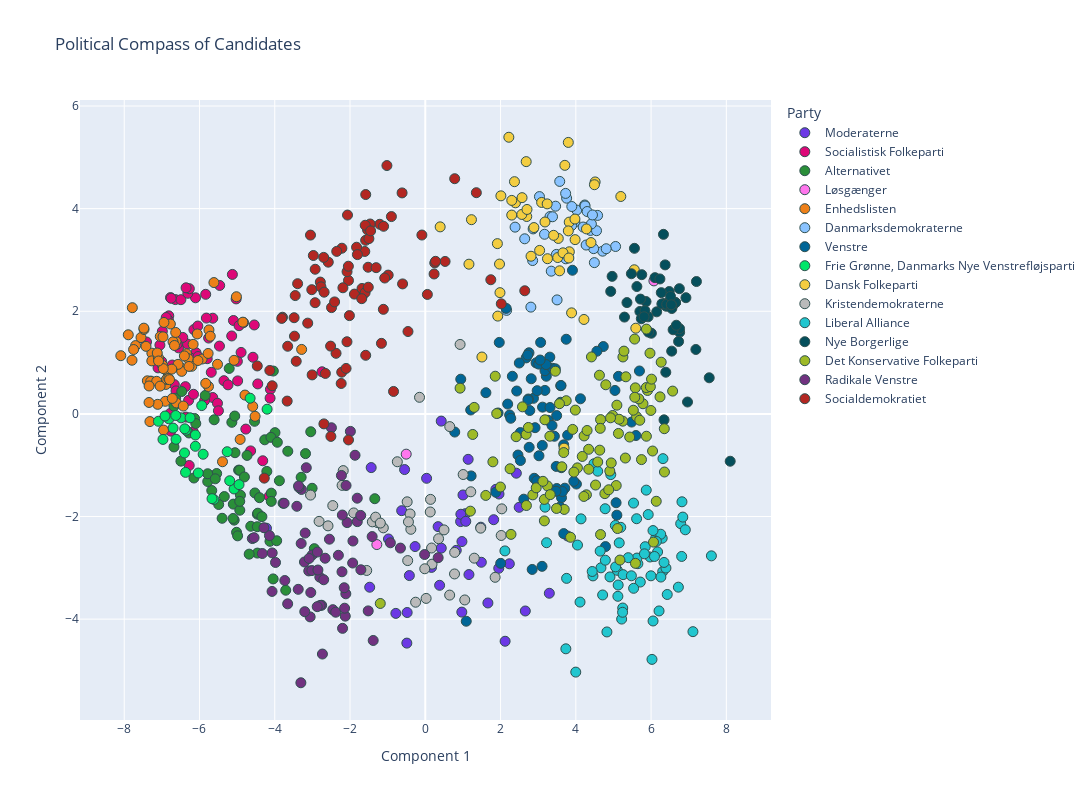

Source (notebook cell):
### Code cell
# Convert the PCA components to a DataFrame for use with Plotly
principal_df = pd.DataFrame(
    principal_components, columns=["Component 1", "Component 2"]
)

data = pd.read_excel("alldata.xlsx")

# Add candidate names and parties to this DataFrame
principal_df["Candidate"] = navn_col
principal_df["Party"] = parti_col
principal_df["Age"] = data["alder"]
principal_df["Constituency"] = data["storkreds"]

# Use Plotly Express to create the scatter plot
fig = px.scatter(
    principal_df,
    x="Component 1",
    y="Component 2",
    color="Party",
    hover_data=[
        "Candidate",
        "Party",
        "Age",
        "Constituency",
    ],  # configure hover information
    title="Political Compass of Candidates",
    color_discrete_map=party_colors,
)  # map party colors to the ones defined earlier

# Improve layout
fig.update_traces(
    marker=dict(
        size=10, line=dict(width=1, color="DarkSlateGrey")
    ),  # Customize point appearance
    textposition="top center",
)
fig.update_layout(
    showlegend=True,  # Show legend
    legend_title_text="Party",  # Legend title
    hovermode="closest",  # Hover only over the closest point
    height=800,
    width=1200,
)  # Adjust the size of the plot

# Show figure
fig.show()

### Figure 1 — Plotly figure (JSON) as saved in the notebook; plotly's stock layout.template omitted (floating-point values rounded to 4 significant figures; data arrays with more than 128 entries replaced by an {"elided": "..."} marker saying what was removed)
{"data": [{"customdata": {"elided": "42x4 mixed values"}, "hovertemplate": "Party=%{customdata[1]}<br>Component 1=%{x}<br>Component 2=%{y}<br>Candidate=%{customdata[0]}<br>Age=%{customdata[2]}<br>Constituency=%{customdata[3]}<extra></extra>", "legendgroup": "Moderaterne", "marker": {"color": "rgb(108, 57, 229)", "line": {"color": "DarkSlateGrey", "width": 1}, "size": 10, "symbol": "circle"}, "mode": "markers", "name": "Moderaterne", "orientation": "v", "showlegend": true, "textposition": "top center", "type": "scatter", "x": [3.362, -0.4901, 1.664, 0.1651, 1.139, 0.4243, -1.477, 1.816, 3.296, -0.2711, -4.221, 2.121, 1.489, 0.9387, -0.5505, 1.952, -1.438, 0.03463, 1.475, 2.495, 0.8232, 1.067, -0.782, 0.9451, 1.959, 0.3408, -0.4233, 1.16, 1.876, 2.419, 2.233, 2.658, 0.3808, 3.782, 1.002, 0.4237, 1.076, -0.6272, 0.9739, -0.978, -0.4816, 0.9708], "xaxis": "x", "y": [-1.517, -4.467, -3.685, -2.992, -0.8857, -2.617, -3.378, -2.062, -3.496, -2.585, -2.228, -4.431, -2.892, -2.098, -1.085, -3.01, -1.047, -1.255, -2.208, -1.821, -2.659, -1.945, -3.888, -1.956, -1.562, -2.197, -3.151, -3.131, -1.471, -1.156, -2.922, -3.841, -3.341, -2.38, -1.58, -0.1407, -2.094, -1.886, -2.488, -2.438, -3.871, -3.863], "yaxis": "y"}, {"customdata": {"elided": "70x4 mixed values"}, "hovertemplate": "Party=%{customdata[1]}<br>Component 1=%{x}<br>Component 2=%{y}<br>Candidate=%{customdata[0]}<br>Age=%{customdata[2]}<br>Constituency=%{customdata[3]}<extra></extra>", "legendgroup": "Socialistisk Folkeparti", "marker": {"color": "rgb(221, 8, 120)", "line": {"color": "DarkSlateGrey", "width": 1}, "size": 10, "symbol": "circle"}, "mode": "markers", "name": "Socialistisk Folkeparti", "orientation": "v", "showlegend": true, "textposition": "top center", "type": "scatter", "x": [-6.092, -7.052, -6.644, -4.641, -6.765, -6.558, -7.407, -7.101, -6.105, -5.647, -5.647, -6.374, -6.168, -4.319, -6.816, -6.256, -5.098, -6.781, -6.724, -5.463, -6.289, -4.544, -5.687, -6.494, -6.317, -5.835, -5.144, -4.115, -4.769, -6.361, -6.824, -5.758, -6.309, -5.522, -6.885, -6.669, -6.27, -5.497, -6.04, -5.794, -5.469, -7.005, -6.356, -2.743, -6.149, -6.77, -6.532, -6.445, -4.579, -5.35, -6.624, -4.147, -4.83, -6.044, -6.594, -6.987, -5.026, -6.752, -4.994, -5.817, -6.273, -4.452, -4.895, -6.16, -5.865, -5.242, -5.126, -4.124, -4.986, -4.949], "xaxis": "x", "y": [1.192, 1.341, 2.228, -0.7212, -0.336, 1.287, 1.402, 0.8968, 2.262, 0.3191, 1.865, 0.5311, -0.3494, -0.9136, 1.911, 1.096, 1.82, 0.008827, 0.9522, 2.503, 0.2635, 1.733, 0.81, 2.226, 1.361, 2.33, 1.519, 0.4782, -0.2962, -0.06233, 1.822, 1.478, 2.35, 0.2072, 1.878, 0.5706, 2.44, 0.05958, 1.118, 1.076, 1.322, 1.021, 2.457, 0.8208, 1.643, 2.266, 0.8992, 1.49, 1.104, 0.6473, 0.448, -1.606, 1.779, 1.712, 1.358, 1.609, 2.241, 2.253, 1.024, 1.867, -1.006, 0.5842, 1.198, 0.3824, 0.2598, 0.5662, 2.718, 0.307, 0.6434, 1.719], "yaxis": "y"}, {"customdata": {"elided": "67x4 mixed values"}, "hovertemplate": "Party=%{customdata[1]}<br>Component 1=%{x}<br>Component 2=%{y}<br>Candidate=%{customdata[0]}<br>Age=%{customdata[2]}<br>Constituency=%{customdata[3]}<extra></extra>", "legendgroup": "Alternativet", "marker": {"color": "rgb(42, 143, 57)", "line": {"color": "DarkSlateGrey", "width": 1}, "size": 10, "symbol": "circle"}, "mode": "markers", "name": "Alternativet", "orientation": "v", "showlegend": true, "textposition": "top center", "type": "scatter", "x": [-4.96, -4.038, -2.949, -4.46, -4.266, -4.93, -4.127, -6.13, -6.678, -4.736, -5.015, -6.633, -5.341, -4.912, -5.141, -5.101, -3.949, -4.461, -5.674, -6.679, -5.078, -4.537, -4.451, -5.063, -3.994, -3.877, -5.675, -3.299, -3.044, -4.092, -5.849, -3.708, -6.148, -5.781, -5.107, -3.653, -5.399, -6.493, -4.637, -3.008, -5.211, -4.527, -4.093, -5.61, -6.279, -5.056, -4.406, -4.102, -4.211, -3.183, -5.544, -4.341, -4.987, -6.099, -3.932, -6.472, -4.464, -5.49, -4.929, -4.042, -4.93, -4.679, -3.779, -1.342, -5.782, -4.807, -5.581], "xaxis": "x", "y": [-1.096, 0.8349, -2.626, -1.956, -0.5047, -1.099, -2.483, -0.08919, -0.6439, -0.8094, -2.308, 0.3056, -1.612, -1.584, -0.1642, -1.758, -2.472, -2.713, -1.493, 0.1489, -2.07, -0.1445, -1.936, -0.042, -0.3655, -1.303, -1.215, -1.236, -0.348, -1.545, 0.3588, -3.437, -1.249, -1.318, -2.038, -0.7282, -2.035, -0.921, -2.19, -1.45, 0.8861, -1.541, -1.705, -0.1145, -0.3719, -0.7565, -1.633, -0.457, -1.121, -0.7743, -1.162, -2.003, -2.377, -0.1878, -0.5531, 0.4363, -2.198, -1.766, -1.877, -3.216, -1.705, -2.733, -1.742, -1.653, -1.167, -1.229, -1.265], "yaxis": "y"}, {"customdata": [["Tom Gillesberg", "Løsgænger", 58, "Københavns Storkreds"], ["Chresten H. Ibsen", "Løsgænger", 46, "Østjyllands Storkreds"], ["Rasmus Paludan", "Løsgænger", 40, "Sjællands Storkreds"]], "hovertemplate": "Party=%{customdata[1]}<br>Component 1=%{x}<br>Component 2=%{y}<br>Candidate=%{customdata[0]}<br>Age=%{customdata[2]}<br>Constituency=%{customdata[3]}<extra></extra>", "legendgroup": "Løsgænger", "marker": {"color": "rgb(255, 118, 237)", "line": {"color": "DarkSlateGrey", "width": 1}, "size": 10, "symbol": "circle"}, "mode": "markers", "name": "Løsgænger", "orientation": "v", "showlegend": true, "textposition": "top center", "type": "scatter", "x": [-0.5069, -1.287, 6.075], "xaxis": "x", "y": [-0.7847, -2.547, 2.592], "yaxis": "y"}, {"customdata": {"elided": "74x4 mixed values"}, "hovertemplate": "Party=%{customdata[1]}<br>Component 1=%{x}<br>Component 2=%{y}<br>Candidate=%{customdata[0]}<br>Age=%{customdata[2]}<br>Constituency=%{customdata[3]}<extra></extra>", "legendgroup": "Enhedslisten", "marker": {"color": "rgb(237, 128, 25)", "line": {"color": "DarkSlateGrey", "width": 1}, "size": 10, "symbol": "circle"}, "mode": "markers", "name": "Enhedslisten", "orientation": "v", "showlegend": true, "textposition": "top center", "type": "scatter", "x": [-4.522, -7.265, -5.93, -6.908, -6.51, -7.111, -7.784, -3.285, -6.875, -6.344, -6.892, -4.848, -7.292, -4.586, -5.749, -6.872, -7.794, -7.386, -6.872, -6.954, -6.774, -7.421, -6.204, -6.624, -7.042, -6.473, -7.697, -6.299, -6.569, -6.817, -7.296, -5.771, -6.945, -6.983, -6.611, -6.703, -6.632, -7.137, -5.761, -6.28, -7.892, -6.797, -6.06, -6.402, -6.97, -6.665, -8.091, -7.317, -6.431, -7.267, -5.834, -5.616, -6.736, -7.751, -6.722, -7.554, -7.341, -7.474, -7.091, -7.339, -7.479, -5.389, -6.17, -6.963, -4.792, -6.041, -7.047, -7.122, -4.919, -7.088, -5.081, -5.521, -5.018, -5.714], "xaxis": "x", "y": [-0.04769, 1.183, 1.069, 0.2453, 0.9064, 0.1862, 2.069, 1.256, 0.843, 1.172, 0.5739, 1.788, 0.639, 0.1458, 1.636, 0.6728, 1.046, 0.6442, 0.6785, -0.3151, 1.752, 1.316, 0.9283, 1.413, 1.509, 0.8288, 1.331, 1.076, 0.9654, 0.6912, 0.632, 1.178, 1.782, 0.947, 0.2131, 1.405, 1.587, 0.635, 0.5341, 0.9253, 1.542, 0.6671, 1.558, 1.13, 1.502, 1.333, 1.134, -0.1499, 0.1527, 1.033, 0.595, 2.559, 0.8723, 1.254, 0.3012, 1.488, 0.2224, 1.645, 1.094, 0.5442, 1.671, -0.9325, 1.355, 0.8825, 0.3669, 1.04, 0.5412, 1.187, -0.4973, 1.031, 1.044, 0.9662, 2.283, 1.514], "yaxis": "y"}, {"customdata": {"elided": "37x4 mixed values"}, "hovertemplate": "Party=%{customdata[1]}<br>Component 1=%{x}<br>Component 2=%{y}<br>Candidate=%{customdata[0]}<br>Age=%{customdata[2]}<br>Constituency=%{customdata[3]}<extra></extra>", "legendgroup": "Danmarksdemokraterne", "marker": {"color": "rgb(138, 195, 255)", "line": {"color": "DarkSlateGrey", "width": 1}, "size": 10, "symbol": "circle"}, "mode": "markers", "name": "Danmarksdemokraterne", "orientation": "v", "showlegend": true, "textposition": "top center", "type": "scatter", "x": [2.853, 4.389, 3.755, 3.314, 4.025, 4.236, 3.463, 4.245, 3.347, 4.301, 3.729, 4.712, 4.55, 3.502, 3.975, 2.641, 3.381, 4.473, 4.414, 5.057, 4.493, 2.161, 3.169, 2.805, 3.888, 4.195, 2.386, 3.893, 3.573, 4.579, 3.734, 3.484, 3.034, 4.274, 4.808, 2.866, 4.443], "xaxis": "x", "y": [2.989, 3.576, 4.204, 3.845, 3.972, 4.071, 4.048, 4.052, 2.782, 3.944, 4.297, 3.171, 3.57, 2.222, 3.739, 3.412, 3.842, 3.221, 3.702, 3.263, 2.948, 2.017, 3.501, 2.081, 3.671, 3.641, 3.639, 4.041, 4.531, 3.868, 3.022, 3.108, 4.235, 3.291, 3.219, 3.605, 3.877], "yaxis": "y"}, {"customdata": {"elided": "84x4 mixed values"}, "hovertemplate": "Party=%{customdata[1]}<br>Component 1=%{x}<br>Component 2=%{y}<br>Candidate=%{customdata[0]}<br>Age=%{customdata[2]}<br>Constituency=%{customdata[3]}<extra></extra>", "legendgroup": "Venstre", "marker": {"color": "rgb(0, 102, 151)", "line": {"color": "DarkSlateGrey", "width": 1}, "size": 10, "symbol": "circle"}, "mode": "markers", "name": "Venstre", "orientation": "v", "showlegend": true, "textposition": "top center", "type": "scatter", "x": [3.479, 0.7826, 3.065, 3.708, 3.494, 5.091, 3.91, 3.783, 3.179, 3.116, 1.218, 3.109, 5.07, 2.463, 2.894, 2.841, 3.315, 1.934, 4.788, 2.617, 3.216, 2.241, 1.088, 2.917, 3.021, 2.189, 2.68, 4.73, 3.62, 2.314, 3.181, 4.016, 3.677, 5.691, 5.598, 3.103, 3.745, 2.755, 2.004, 2.875, 3.262, 3.381, 3.309, 0.9423, 2.944, 2.499, 4.56, 2.721, 2.149, 3.014, 3.593, 2.776, 2.815, 3.49, 2.738, 3.6, 1.61, 2.76, 3.368, 3.643, 3.43, 5.133, 1.966, 3.21, 5.04, 3.679, 1.207, 3.455, 4.124, 5.483, 3.606, 2.728, 2.271, 2.43, 3.051, 1.874, 2.961, 2.528, 3.472, 3.614, 3.581, 2.973, 2.526, 3.947], "xaxis": "x", "y": [-1.024, -0.3538, 1.393, -1.448, -1.454, -1.974, 2.799, -0.4149, 0.4579, 0.1318, -1.209, -0.6144, -1.731, -0.8023, -1.255, -3.032, 0.1244, 0.01755, -2.586, -1.662, 0.7335, -0.02127, -4.041, -0.2685, -0.8163, 0.1913, 1.091, 1.312, -1.634, 0.7334, 0.8406, -1.367, -0.6034, 0.8362, -0.4219, -2.971, 1.455, 1.191, -2.913, 0.3032, -0.1241, 0.8887, 1.106, 0.676, 0.9941, 0.9918, 1.221, 1.148, 2.056, 0.9702, 0.2264, 0.06494, 0.6845, -0.03243, 0.2901, 0.5494, 0.413, -0.6513, -0.2257, -1.513, -0.436, 0.7315, 1.393, 0.9617, 0.457, -2.333, 0.07573, 0.8787, 0.2941, -0.1591, 0.553, 0.2697, -0.0854, 0.4456, 1.05, -1.528, -1.303, -0.9088, -1.507, -1.048, -1.816, 0.4529, -0.3645, -1.315], "yaxis": "y"}, {"customdata": [["Ali Khatib", "Frie Grønne, Danmarks Nye Venstrefløjsparti", 27, "Østjyllands Storkreds"], ["Sara Hvidbak Grouleff", "Frie Grønne, Danmarks Nye Venstrefløjsparti", 33, "Østjyllands Storkreds"], ["Mohamed Abdikarim", "Frie Grønne, Danmarks Nye Venstrefløjsparti", 33, "Østjyllands Storkreds"], ["Karina Dammand", "Frie Grønne, Danmarks Nye Venstrefløjsparti", 42, "Østjyllands Storkreds"], ["Niko Grünfeld", "Frie Grønne, Danmarks Nye Venstrefløjsparti", 47, "Østjyllands Storkreds"], ["Iben Kirstine Parmann", "Frie Grønne, Danmarks Nye Venstrefløjsparti", 26, "Københavns Storkreds"], ["Daniel Tomicic", "Frie Grønne, Danmarks Nye Venstrefløjsparti", 26, "Københavns Storkreds"], ["Sikandar Siddique", "Frie Grønne, Danmarks Nye Venstrefløjsparti", 36, "Københavns Storkreds"], ["Elise Bjerkrheim", "Frie Grønne, Danmarks Nye Venstrefløjsparti", 48, "Københavns Storkreds"], ["Rashid Ali", "Frie Grønne, Danmarks Nye Venstrefløjsparti", 38, "Københavns Storkreds"], ["Rajesh Holmen", "Frie Grønne, Danmarks Nye Venstrefløjsparti", 34, "Københavns Storkreds"], ["Sazan Garmiyani", "Frie Grønne, Danmarks Nye Venstrefløjsparti", 29, "Københavns Storkreds"], ["Esra Ocak", "Frie Grønne, Danmarks Nye Venstrefløjsparti", 33, "Nordjyllands Storkreds"], ["Susanne Zimmer", "Frie Grønne, Danmarks Nye Venstrefløjsparti", 62, "Nordjyllands Storkreds"], ["Nishan Ganesh", "Frie Grønne, Danmarks Nye Venstrefløjsparti", 35, "Fyns Storkreds"], ["Rishi Balachandran", "Frie Grønne, Danmarks Nye Venstrefløjsparti", 31, "Vestjyllands Storkreds"], ["Marianne Karlberg", "Frie Grønne, Danmarks Nye Venstrefløjsparti", 58, "Sydjyllands Storkreds"], ["Xenia Anderson", "Frie Grønne, Danmarks Nye Venstrefløjsparti", 20, "Sjællands Storkreds"], ["Ahmet Üzümcü", "Frie Grønne, Danmarks Nye Venstrefløjsparti", 35, "Sjællands Storkreds"], ["Jasmin Kaur", "Frie Grønne, Danmarks Nye Venstrefløjsparti", 21, "Sjællands Storkreds"], ["Yadvinder Singh", "Frie Grønne, Danmarks Nye Venstrefløjsparti", 30, "Sjællands Storkreds"], ["Clara Rebecca Svarc", "Frie Grønne, Danmarks Nye Venstrefløjsparti", 31, "Nordsjællands Storkreds"], ["Lars Oskan-Henriksen", "Frie Grønne, Danmarks Nye Venstrefløjsparti", 51, "Nordsjællands Storkreds"], ["Sabrina Raaschou Brammer", "Frie Grønne, Danmarks Nye Venstrefløjsparti", 22, "Københavns Omegns Storkreds"], ["Aqeel Akhtar", "Frie Grønne, Danmarks Nye Venstrefløjsparti", 31, "Københavns Omegns Storkreds"], ["Asham Nadeem", "Frie Grønne, Danmarks Nye Venstrefløjsparti", 26, "Københavns Omegns Storkreds"]], "hovertemplate": "Party=%{customdata[1]}<br>Component 1=%{x}<br>Component 2=%{y}<br>Candidate=%{customdata[0]}<br>Age=%{customdata[2]}<br>Constituency=%{customdata[3]}<extra></extra>", "legendgroup": "Frie Grønne, Danmarks Nye Venstrefløjsparti", "marker": {"color": "rgb(0, 230, 106)", "line": {"color": "DarkSlateGrey", "width": 1}, "size": 10, "symbol": "circle"}, "mode": "markers", "name": "Frie Grønne, Danmarks Nye Venstrefløjsparti", "orientation": "v", "showlegend": true, "textposition": "top center", "type": "scatter", "x": [-4.204, -5.617, -6.399, -6.371, -6.109, -6.702, -6.489, -6.109, -6.813, -7.092, -6.032, -4.655, -5.668, -5.081, -5.94, -6.63, -4.949, -6.356, -5.903, -5.264, -6.392, -6.971, -6.915, -6.624, -5.197, -6.25], "xaxis": "x", "y": [0.09137, -1.667, -0.761, -1.139, -0.6314, -0.2769, -0.0765, -0.4111, -0.09616, -0.1441, -1.152, 0.3056, -1.652, -1.463, 0.162, -0.03159, -1.378, -0.3179, -0.7862, -0.7374, -0.2907, -0.4972, -0.04182, -0.495, -1.303, -0.07606], "yaxis": "y"}, {"customdata": {"elided": "49x4 mixed values"}, "hovertemplate": "Party=%{customdata[1]}<br>Component 1=%{x}<br>Component 2=%{y}<br>Candidate=%{customdata[0]}<br>Age=%{customdata[2]}<br>Constituency=%{customdata[3]}<extra></extra>", "legendgroup": "Dansk Folkeparti", "marker": {"color": "rgb(243, 205, 65)", "line": {"color": "DarkSlateGrey", "width": 1}, "size": 10, "symbol": "circle"}, "mode": "markers", "name": "Dansk Folkeparti", "orientation": "v", "showlegend": true, "textposition": "top center", "type": "scatter", "x": [5.554, 2.22, 3.825, 2.396, 2.297, 3.887, 0.3952, 1.16, 3.247, 3.801, 3.569, 3.18, 5.594, 4.216, 3.981, 3.709, 2.681, 3.519, 4.513, 3.828, 2.886, 3.534, 2.81, 4.403, 4.283, 3.091, 3.41, 2.696, 3.239, 3.977, 4.495, 5.196, 3.66, 1.972, 2.565, 2.009, 1.926, 1.985, 1.227, 2.703, 2.37, 3.815, 1.916, 2.571, 3.038, 3.8, 2.298, 1.505, 3.688], "xaxis": "x", "y": [2.809, 5.391, 3.737, 4.113, 3.874, 1.969, 3.645, 2.917, 3.024, 3.567, 2.788, 3.74, 1.67, 1.84, 3.396, 4.844, 4.916, 3.047, 4.52, 3.159, 3.631, 3.419, 3.072, 3.339, 3.605, 4.121, 3.48, 3.847, 4.093, 3.797, 4.466, 4.237, 3.139, 2.92, 3.887, 4.249, 1.906, 2.363, 3.785, 3.984, 4.526, 3.038, 3.318, 4.214, 3.186, 5.291, 4.161, 1.108, -0.6672], "yaxis": "y"}, {"customdata": {"elided": "42x4 mixed values"}, "hovertemplate": "Party=%{customdata[1]}<br>Component 1=%{x}<br>Component 2=%{y}<br>Candidate=%{customdata[0]}<br>Age=%{customdata[2]}<br>Constituency=%{customdata[3]}<extra></extra>", "legendgroup": "Kristendemokraterne", "marker": {"color": "rgb(186, 186, 186)", "line": {"color": "DarkSlateGrey", "width": 1}, "size": 10, "symbol": "circle"}, "mode": "markers", "name": "Kristendemokraterne", "orientation": "v", "showlegend": true, "textposition": "top center", "type": "scatter", "x": [0.1394, 0.6498, -0.4815, 2.032, 0.1789, -0.4039, -2.211, -2.458, -3.049, 1.049, 0.777, 0.1676, -1.276, -1.407, -2.822, -0.7428, -1.115, -1.32, 0.6475, 1.006, -0.3838, 0.7806, -0.2568, 0.4974, 2.017, 1.471, 1.856, -0.4474, -2.181, -0.4675, -1.194, 0.02251, 1.302, -0.01369, -0.1533, 0.925, 1.209, 0.3531, -1.903, -1.556, -2.585, 0.131], "xaxis": "x", "y": [-1.666, -0.2475, -1.714, -1.851, -2.928, -1.95, -1.393, -1.787, -1.582, -3.626, -3.119, -2.614, -2.117, -2.104, -2.095, -0.9329, -2.221, -2.012, -3.532, -1.182, -2.249, -2.699, -3.67, -2.261, -2.37, -2.227, -3.185, -2.104, -1.105, -2.859, -2.128, -3.596, -2.812, -3.018, 0.3232, 1.354, -1.518, -2.432, -1.93, -3.052, -2.182, -1.911], "yaxis": "y"}, {"customdata": {"elided": "70x4 mixed values"}, "hovertemplate": "Party=%{customdata[1]}<br>Component 1=%{x}<br>Component 2=%{y}<br>Candidate=%{customdata[0]}<br>Age=%{customdata[2]}<br>Constituency=%{customdata[3]}<extra></extra>", "legendgroup": "Liberal Alliance", "marker": {"color": "rgb(33, 198, 207)", "line": {"color": "DarkSlateGrey", "width": 1}, "size": 10, "symbol": "circle"}, "mode": "markers", "name": "Liberal Alliance", "orientation": "v", "showlegend": true, "textposition": "top center", "type": "scatter", "x": [2.116, 6.821, 3.755, 5.845, 5.713, 5.118, 5.872, 5.649, 5.974, 4.78, 6.309, 6.212, 5.104, 4.112, 3.735, 5.615, 6.26, 4.668, 5.246, 6.296, 3.183, 4.929, 5.05, 6.119, 4.907, 6.395, 6.052, 4.045, 6.173, 4.455, 5.057, 5.218, 6.256, 4.785, 6.14, 5.626, 6.051, 4.481, 6.344, 6.09, 4.826, 6.787, 5.534, 6.429, 5.824, 6.315, 6.843, 4.436, 5.154, 5.924, 6.813, 5.536, 4.138, 6.91, 5.243, 5.394, 5.195, 3.223, 7.112, 5.996, 6.024, 4.713, 7.603, 4.581, 5.125, 5.256, 5.477, 3.998, 4.647, 6.725], "xaxis": "x", "y": [-2.67, -1.713, -3.205, -2.588, -3.277, -3.555, -1.486, -2.919, -2.789, -1.849, -3.074, -3.84, -3.049, -3.667, -4.578, -2.043, -3.18, -3.0, -3.783, -2.423, -1.818, -1.183, -2.174, -2.428, -3.177, -3.004, -4.036, -2.556, -2.69, -3.157, -2.982, -3.999, -2.345, -2.851, -2.485, -2.81, -2.274, -0.972, -2.895, -2.779, -4.25, -2.139, -1.738, -3.52, -2.727, -0.872, -2.011, -3.071, -2.514, -1.962, -2.778, -3.399, -2.046, -2.259, -3.866, -2.802, -2.211, -2.511, -4.244, -3.156, -4.784, -3.529, -2.767, -1.116, -3.335, -3.133, -3.155, -5.032, -2.674, -3.377], "yaxis": "y"}, {"customdata": {"elided": "51x4 mixed values"}, "hovertemplate": "Party=%{customdata[1]}<br>Component 1=%{x}<br>Component 2=%{y}<br>Candidate=%{customdata[0]}<br>Age=%{customdata[2]}<br>Constituency=%{customdata[3]}<extra></extra>", "legendgroup": "Nye Borgerlige", "marker": {"color": "rgb(5, 79, 92)", "line": {"color": "DarkSlateGrey", "width": 1}, "size": 10, "symbol": "circle"}, "mode": "markers", "name": "Nye Borgerlige", "orientation": "v", "showlegend": true, "textposition": "top center", "type": "scatter", "x": [6.008, 6.103, 6.149, 5.359, 5.922, 5.703, 5.866, 5.718, 6.758, 6.647, 6.401, 6.355, 7.205, 6.286, 6.555, 6.415, 6.344, 5.623, 7.19, 6.235, 6.374, 5.476, 5.74, 5.293, 5.838, 6.968, 8.102, 6.756, 6.329, 6.551, 6.482, 5.931, 6.585, 6.647, 4.928, 5.558, 6.647, 6.671, 4.964, 6.538, 6.547, 6.271, 5.814, 7.545, 6.517, 6.731, 5.752, 6.391, 6.926, 6.752, 6.538], "xaxis": "x", "y": [1.572, 2.655, 1.989, 2.169, 1.892, 1.996, 2.188, 2.237, 1.59, 2.168, 2.098, 2.153, 2.579, 2.144, 2.093, 2.135, -0.1163, 2.482, 1.255, 2.63, 2.904, 2.731, 1.854, 1.886, 2.011, 0.2316, -0.9228, 1.661, 3.499, 2.053, 2.385, 1.593, 1.64, 2.168, 2.387, 3.227, 2.168, 1.728, 2.68, 2.127, 1.223, 2.363, 1.894, 0.7036, 2.29, 1.411, 2.713, 0.8118, 2.265, 2.44, 2.127], "yaxis": "y"}, {"customdata": {"elided": "98x4 mixed values"}, "hovertemplate": "Party=%{customdata[1]}<br>Component 1=%{x}<br>Component 2=%{y}<br>Candidate=%{customdata[0]}<br>Age=%{customdata[2]}<br>Constituency=%{customdata[3]}<extra></extra>", "legendgroup": "Det Konservative Folkeparti", "marker": {"color": "rgb(158, 186, 39)", "line": {"color": "DarkSlateGrey", "width": 1}, "size": 10, "symbol": "circle"}, "mode": "markers", "name": "Det Konservative Folkeparti", "orientation": "v", "showlegend": true, "textposition": "top center", "type": "scatter", "x": [4.582, 4.34, 1.198, 5.563, 2.254, 6.064, 3.86, 5.615, 2.414, 3.629, 4.22, 4.043, 4.282, 1.796, 4.3, 3.164, 3.949, 5.971, 5.074, 5.529, 3.164, 3.987, 3.247, 5.7, 5.784, 6.573, 6.351, 5.172, 3.456, 5.316, 5.582, 5.994, 2.856, 4.171, 2.687, 0.9245, 1.859, 6.237, 5.432, 1.898, 5.906, 4.772, 2.682, 4.415, 5.252, 6.268, 5.279, 5.876, 1.261, 3.178, 2.948, 4.903, 5.247, 4.214, 4.657, 3.311, 5.872, 2.278, 6.355, 3.126, 3.745, 5.091, 6.137, 2.583, 6.039, 5.674, 4.658, 5.133, 3.565, 1.608, 5.567, 4.98, 1.997, -1.196, 3.692, 5.149, 3.319, 5.33, 5.745, 5.876, 5.981, 4.796, 2.739, 1.299, 4.874, 4.649, 3.678, 3.916, 4.923, 6.011, 5.108, 5.585, 3.487, 4.344, 4.636, 4.525, 4.628, 4.941], "xaxis": "x", "y": [-0.9368, -0.6898, -1.896, 1.458, -1.07, -2.499, -2.405, -0.05451, -0.4445, -1.031, -0.43, -1.052, -1.577, -0.9343, -0.3232, -1.666, -1.135, 1.183, -1.396, 0.07157, -2.085, 0.07374, -1.404, -0.1239, 0.1975, 0.4441, -0.2888, -2.849, 0.8322, -0.8602, 0.5073, 0.06661, -1.578, -0.8292, -1.785, 0.5014, 0.7343, 0.3318, -0.451, 0.00692, 0.4564, -1.554, -0.399, 1.11, 1.109, 1.008, 1.223, -0.4355, -0.4009, -0.1151, -1.441, -1.114, -0.1416, -1.609, -2.352, -0.4354, 0.513, -2.348, -1.133, -1.314, 0.2571, 0.1699, -1.703, 0.1376, -0.7236, 0.293, -0.1116, -0.3814, 0.1987, -1.589, 0.324, -0.03107, -1.425, -3.695, -1.862, -0.1038, -1.573, 0.7231, -0.8907, 1.653, 0.5294, 0.5674, -0.2644, 0.1267, -1.479, -0.2817, -0.7535, -0.3022, -0.07642, 0.6773, -2.234, -2.913, -1.843, -1.079, -0.7068, -1.386, 0.7536, -0.9556], "yaxis": "y"}, {"customdata": {"elided": "67x4 mixed values"}, "hovertemplate": "Party=%{customdata[1]}<br>Component 1=%{x}<br>Component 2=%{y}<br>Candidate=%{customdata[0]}<br>Age=%{customdata[2]}<br>Constituency=%{customdata[3]}<extra></extra>", "legendgroup": "Radikale Venstre", "marker": {"color": "rgb(113, 50, 128)", "line": {"color": "DarkSlateGrey", "width": 1}, "size": 10, "symbol": "circle"}, "mode": "markers", "name": "Radikale Venstre", "orientation": "v", "showlegend": true, "textposition": "top center", "type": "scatter", "x": [-0.6605, -4.068, -3.21, -2.077, -1.806, -1.716, -1.923, -2.733, -1.384, -2.457, -4.331, -2.214, -3.657, -2.112, -3.98, -3.298, -3.096, -2.802, -3.059, -2.754, -1.412, -3.005, -3.377, -3.013, -2.229, -2.155, -3.043, -2.381, -1.867, -1.517, -4.596, -2.699, 0.3421, -3.191, -2.661, -2.794, -3.751, -0.01742, -3.087, -2.494, -1.712, -3.162, -0.9281, -3.292, -4.549, -2.867, -4.141, -1.93, -3.355, -4.287, -3.203, -2.872, -1.991, -3.733, -2.126, -3.413, -2.547, -2.144, -3.306, -4.072, -2.309, -2.105, -2.204, -3.368, -2.853, -2.199, -1.808], "xaxis": "x", "y": [-2.615, -2.709, -2.886, -2.118, -2.099, -1.979, -2.477, -4.68, -4.416, -3.816, -2.721, -3.077, -3.702, -3.506, -2.895, -2.525, -3.06, -3.182, -3.956, -3.729, -2.391, -2.749, -3.419, -3.054, -1.2, -3.388, -3.481, -3.865, -0.806, -3.839, -2.43, -3.232, -2.802, -2.323, -2.813, -3.732, -1.742, -2.74, -2.817, -0.2702, -3.038, -1.05, -2.512, -1.473, -2.412, -2.692, -2.372, -2.907, -1.435, -2.219, -3.854, -3.757, -0.3408, -3.247, -3.942, -1.801, -2.442, -3.787, -5.24, -3.46, -2.756, -1.396, -1.971, -1.405, -3.043, -4.18, -1.643], "yaxis": "y"}, {"customdata": {"elided": "87x4 mixed values"}, "hovertemplate": "Party=%{customdata[1]}<br>Component 1=%{x}<br>Component 2=%{y}<br>Candidate=%{customdata[0]}<br>Age=%{customdata[2]}<br>Constituency=%{customdata[3]}<extra></extra>", "legendgroup": "Socialdemokratiet", "marker": {"color": "rgb(179, 39, 34)", "line": {"color": "DarkSlateGrey", "width": 1}, "size": 10, "symbol": "circle"}, "mode": "markers", "name": "Socialdemokratiet", "orientation": "v", "showlegend": true, "textposition": "top center", "type": "scatter", "x": [-0.09055, -3.795, -3.051, -2.041, 1.741, -1.674, -3.393, -2.655, -3.486, -3.43, -1.165, -3.006, -4.278, -2.975, -1.883, -1.21, -2.235, -2.509, -4.068, -2.221, -3.67, -1.681, -2.216, -3.476, -2.491, -1.519, 2.019, -2.081, -1.465, -1.306, -0.8436, -1.533, 0.2339, -3.656, -1.599, -0.986, -2.926, 1.357, -3.815, -3.016, -1.585, -3.124, -1.498, -0.6168, -1.583, 0.5262, -2.371, -3.456, -1.515, -2.016, -2.789, -1.019, -2.079, 0.2515, -1.078, -0.6034, -1.114, -2.353, -2.105, 2.643, -2.041, 0.7814, -1.583, -1.608, -2.044, 0.0552, -0.9005, -1.596, -2.189, -1.825, -4.465, -1.108, -2.578, -1.453, -2.516, -2.928, -2.41, -2.067, -2.694, -2.772, 0.2725, -1.689, -2.7, -2.688, -1.803, -0.4595, -4.131], "xaxis": "x", "y": [3.486, 1.884, 3.485, 2.6, 2.614, 2.3, 2.537, 0.7884, 1.874, 1.025, 1.375, 0.7596, -1.252, 3.087, 2.335, 3.695, 0.5925, -0.4389, 0.5476, 0.8127, 0.2492, 2.444, 3.229, 1.515, 2.071, 2.858, 2.145, 1.406, 3.701, 2.85, 0.4371, 3.585, 2.727, 1.318, 2.363, 2.705, 2.819, 4.311, 1.861, 2.421, 3.382, 1.769, 3.415, 4.307, 4.275, 2.971, 1.181, 2.306, 2.469, 1.915, 2.569, 4.84, 2.772, 2.942, 2.648, 2.533, 2.038, 3.167, 0.886, 2.399, -0.5077, 4.584, 1.142, 3.166, 2.878, 2.328, 3.845, 3.676, 2.458, 3.248, 0.9346, 3.656, 2.957, 3.567, 1.321, 2.167, 2.182, 3.875, -0.1947, 2.475, 2.973, 2.246, 3.05, 2.372, 3.104, 1.605, 0.8463], "yaxis": "y"}], "layout": {"height": 800, "hovermode": "closest", "legend": {"title": {"text": "Party"}, "tracegroupgap": 0}, "showlegend": true, "title": {"text": "Political Compass of Candidates"}, "width": 1200, "xaxis": {"anchor": "y", "domain": [0, 1], "title": {"text": "Component 1"}}, "yaxis": {"anchor": "x", "domain": [0, 1], "title": {"text": "Component 2"}}}}
